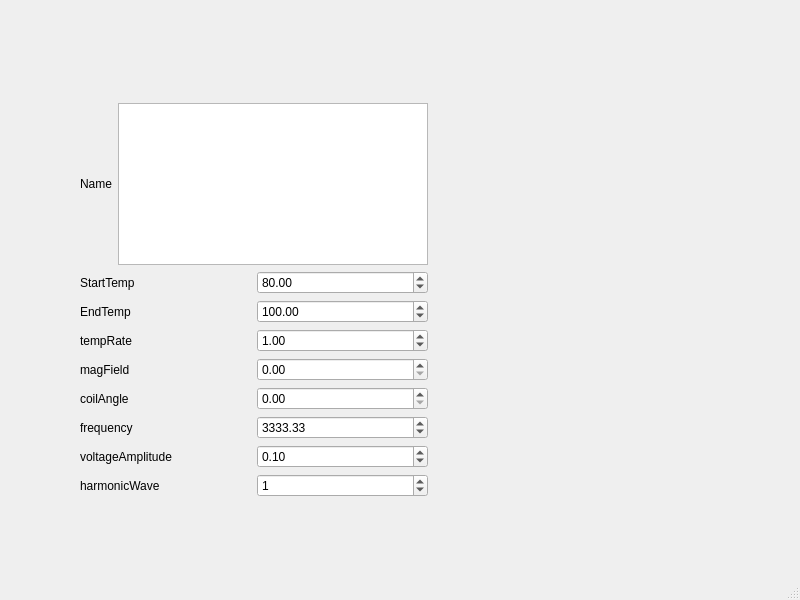
<?xml version="1.0" encoding="UTF-8"?>
<ui version="4.0">
 <class>MainWindow</class>
 <widget class="QMainWindow" name="MainWindow">
  <property name="geometry">
   <rect>
    <x>0</x>
    <y>0</y>
    <width>800</width>
    <height>600</height>
   </rect>
  </property>
  <property name="windowTitle">
   <string>MainWindow</string>
  </property>
  <widget class="QWidget" name="centralwidget">
   <widget class="QWidget" name="">
    <property name="geometry">
     <rect>
      <x>80</x>
      <y>103</y>
      <width>348</width>
      <height>394</height>
     </rect>
    </property>
    <layout class="QVBoxLayout" name="verticalLayout">
     <item>
      <layout class="QHBoxLayout" name="horizontalLayout">
       <item>
        <widget class="QLabel" name="label_2">
         <property name="text">
          <string>Name</string>
         </property>
        </widget>
       </item>
       <item>
        <widget class="QPlainTextEdit" name="SupraName"/>
       </item>
      </layout>
     </item>
     <item>
      <layout class="QHBoxLayout" name="horizontalLayout_2">
       <item>
        <widget class="QLabel" name="label">
         <property name="text">
          <string>StartTemp</string>
         </property>
        </widget>
       </item>
       <item>
        <widget class="QDoubleSpinBox" name="StartTemp">
         <property name="value">
          <double>80.000000000000000</double>
         </property>
        </widget>
       </item>
      </layout>
     </item>
     <item>
      <layout class="QHBoxLayout" name="horizontalLayout_3">
       <item>
        <widget class="QLabel" name="label_3">
         <property name="text">
          <string>EndTemp</string>
         </property>
        </widget>
       </item>
       <item>
        <widget class="QDoubleSpinBox" name="EndTemp">
         <property name="maximum">
          <double>320.990000000000009</double>
         </property>
         <property name="value">
          <double>100.000000000000000</double>
         </property>
        </widget>
       </item>
      </layout>
     </item>
     <item>
      <layout class="QHBoxLayout" name="horizontalLayout_4">
       <item>
        <widget class="QLabel" name="label_4">
         <property name="text">
          <string>tempRate</string>
         </property>
        </widget>
       </item>
       <item>
        <widget class="QDoubleSpinBox" name="TempRate">
         <property name="maximum">
          <double>10.990000000000000</double>
         </property>
         <property name="singleStep">
          <double>0.050000000000000</double>
         </property>
         <property name="value">
          <double>1.000000000000000</double>
         </property>
        </widget>
       </item>
      </layout>
     </item>
     <item>
      <layout class="QHBoxLayout" name="horizontalLayout_5">
       <item>
        <widget class="QLabel" name="label_5">
         <property name="text">
          <string>magField</string>
         </property>
        </widget>
       </item>
       <item>
        <widget class="QDoubleSpinBox" name="MagField">
         <property name="maximum">
          <double>14.000000000000000</double>
         </property>
         <property name="singleStep">
          <double>0.500000000000000</double>
         </property>
        </widget>
       </item>
      </layout>
     </item>
     <item>
      <layout class="QHBoxLayout" name="horizontalLayout_6">
       <item>
        <widget class="QLabel" name="label_6">
         <property name="text">
          <string>coilAngle</string>
         </property>
        </widget>
       </item>
       <item>
        <widget class="QDoubleSpinBox" name="CoilAngle">
         <property name="maximum">
          <double>360.000000000000000</double>
         </property>
        </widget>
       </item>
      </layout>
     </item>
     <item>
      <layout class="QHBoxLayout" name="horizontalLayout_7">
       <item>
        <widget class="QLabel" name="label_7">
         <property name="text">
          <string>frequency</string>
         </property>
        </widget>
       </item>
       <item>
        <widget class="QDoubleSpinBox" name="Frequency">
         <property name="maximum">
          <double>50000.989999999997963</double>
         </property>
         <property name="value">
          <double>3333.329999999999927</double>
         </property>
        </widget>
       </item>
      </layout>
     </item>
     <item>
      <layout class="QHBoxLayout" name="horizontalLayout_8">
       <item>
        <widget class="QLabel" name="label_8">
         <property name="text">
          <string>voltageAmplitude</string>
         </property>
        </widget>
       </item>
       <item>
        <widget class="QDoubleSpinBox" name="VoltageAmplitude">
         <property name="maximum">
          <double>20.989999999999998</double>
         </property>
         <property name="singleStep">
          <double>0.100000000000000</double>
         </property>
         <property name="value">
          <double>0.100000000000000</double>
         </property>
        </widget>
       </item>
      </layout>
     </item>
     <item>
      <layout class="QHBoxLayout" name="horizontalLayout_9">
       <item>
        <widget class="QLabel" name="label_9">
         <property name="text">
          <string>harmonicWave</string>
         </property>
        </widget>
       </item>
       <item>
        <widget class="QSpinBox" name="HarmonicWave">
         <property name="maximum">
          <number>3</number>
         </property>
         <property name="value">
          <number>1</number>
         </property>
        </widget>
       </item>
      </layout>
     </item>
    </layout>
   </widget>
  </widget>
  <widget class="QMenuBar" name="menubar">
   <property name="geometry">
    <rect>
     <x>0</x>
     <y>0</y>
     <width>800</width>
     <height>21</height>
    </rect>
   </property>
  </widget>
  <widget class="QStatusBar" name="statusbar"/>
 </widget>
 <resources/>
 <connections/>
</ui>
